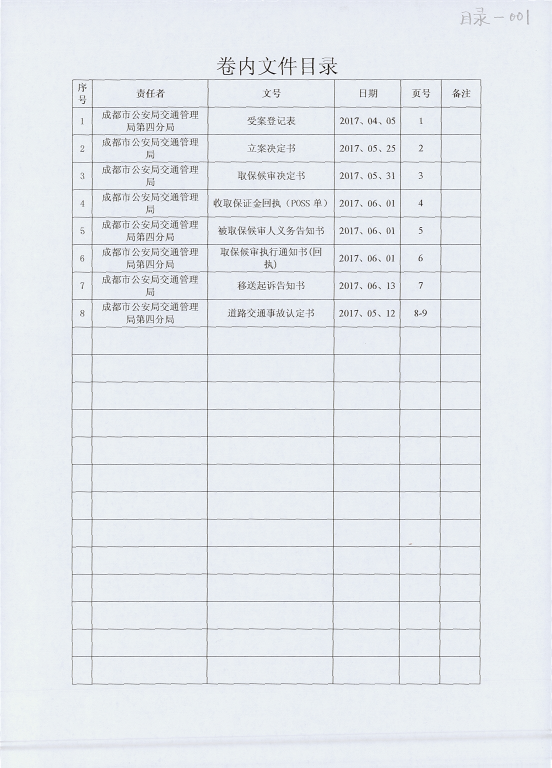
#> input picture data/8.jpg, 1656 x 2303 px (shown at 1/3 size); its folder holds 5 pictures in this run
$ python cell.py   (older library calls are emulated)
#> lines starting #> are read from the running program, lines starting #| are printed output that depends on the picture; after the words box and inside, x2 and y2 are one past the last pixel; in counts of white or black regions, pixels touching at a corner belong together
import os
from operator import itemgetter
from functools import cmp_to_key, reduce
import cv2
import numpy as np
import xlsxwriter
from ocr_util import *
from PIL import Image
import pytesseract


W_TOLERANCE_PIXELS=5
H_TOLERANCE_PIXELS=5
MIN_CELL_AREA=1000
MIN_CELL_RESPECT_RATIO=0.05
cv2.namedWindow('img', cv2.WINDOW_NORMAL)


def is_overlay_point(x1,y1,x2,y2):

    return (x1-x2)*(x1-x2)+(y1-y2)*(y1-y2) <W_TOLERANCE_PIXELS*H_TOLERANCE_PIXELS*4

def find_overlay_point(x,y,points):
    for point in points:
        if is_overlay_point(x,y,point[0],point[1]):
            return point
def cmp_rect(r1):
    assert len(r1)==4
    x1, y1,w,h=r1


    return x1*x1+y1*y1


def rotate_bound(image, angle):
    rows, cols = image.shape[:2]

    M = cv2.getRotationMatrix2D((cols/2,rows/2),angle,1)
    dst = cv2.warpAffine(image, M, (cols, rows),borderMode=cv2.BORDER_REFLECT)
    return dst

def box_extraction(img_for_box_extraction_path):
#> called with img_for_box_extraction_path = './data/8.jpg'
    img = cv2.imread(img_for_box_extraction_path, 0)  # Read the image
#> img: shape (2303, 1656); min 0, max 255, mean 232.3
    if  img is None:
        return
    (thresh, img_bin) = cv2.threshold(img, 128, 255,
                                      cv2.THRESH_OTSU | cv2.THRESH_BINARY_INV)  # Thresholding the image
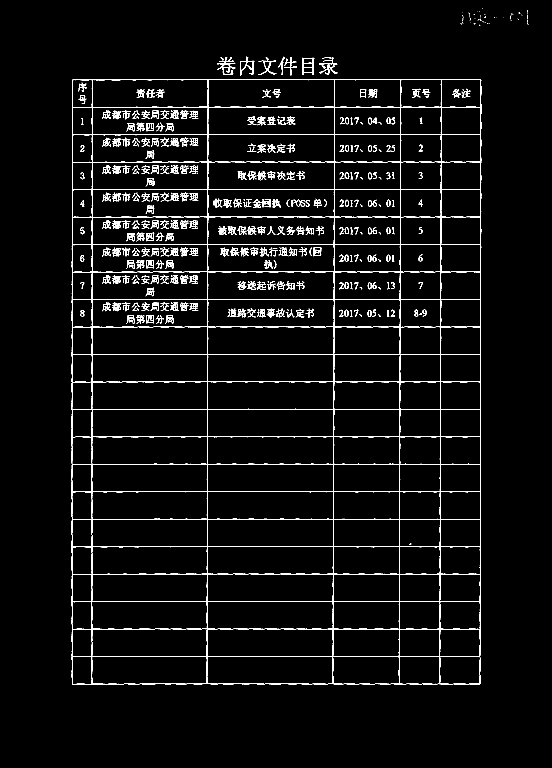
#> img_bin: shape (2303, 1656) (shown at 1/3 size); 3.1% white in thin lines or dots, all inside (x1, y1, x2, y2) = (214, 25, 1586, 2054)
#> thresh = 168

    # cv2.imshow("img", img_bin);cv2.waitKey()

    #纠正倾斜
    # lines
    lines = cv2.HoughLinesP(img_bin, rho=1, theta=np.pi / 360, threshold=500,minLineLength=500,maxLineGap=5)
#> lines = 37 rows, first 6: [276, 1432, 276, 239], [216, 2052, 216, 601], [275, 2052, 275, 1236], [622, 1750, 622, 807], [217, 898, 1441, 898], [1441, 1633, 1441, 853]

    # [6 lines of commented-out code are left out]

    angle_sum=0
    num=0
    for line in lines:
        x_start, y_start, x_end, y_end = line[0]
        if(x_end-x_start==0):
            continue
        k=(y_end-y_start)/(x_end-x_start)
        if (k>1 or k < -1):
            angle_sum+=np.arctan(k)*(180/np.pi)
            num+=1
#> this loop made 37 passes
#> (x_start, y_start, x_end, y_end) on passes 1 to 12: (276, 1432, 276, 239), (216, 2052, 216, 601), (275, 2052, 275, 1236), (622, 1750, 622, 807), (217, 898, 1441, 898), (1441, 1633, 1441, 853), (270, 733, 1442, 733), (217, 1969, 1439, 1969), (215, 1063, 1442, 1063), (896, 1640, 1440, 1640), (226, 1310, 1440, 1310), (362, 321, 1443, 321)
#> after the loop, angle_sum = 0; num = 0
    rotated_img=img
    if num!=0:
        angle_avg=angle_sum/num
        sign=1 if angle_avg>0 else -1
        angle=sign*(abs(angle_avg)-90)
        rotated_img=rotate_bound(img,angle)
        print(f"rotate img {angle_avg} degree")

    # cv2.imshow('img',rotated_img);cv2.waitKey()

    (thresh, img_bin) = cv2.threshold(rotated_img, 128, 255,
                                      cv2.THRESH_OTSU | cv2.THRESH_BINARY_INV)  # Thresholding the image

    cv2.imshow('img',img_bin);cv2.waitKey()

    # Defining a kernel length
    w_kernel_length = np.array(rotated_img).shape[1] // 30
#> w_kernel_length = 55
    h_kernel_length = np.array(rotated_img).shape[0] // 30
#> h_kernel_length = 76

    # A verticle kernel of (1 X kernel_length), which will detect all the verticle lines from the image.
    verticle_kernel = cv2.getStructuringElement(cv2.MORPH_RECT, (1, h_kernel_length))
#> verticle_kernel = 76 values from 1 to 1
    # A horizontal kernel of (kernel_length X 1), which will help to detect all the horizontal line from the image.
    hori_kernel = cv2.getStructuringElement(cv2.MORPH_RECT, (w_kernel_length, 1))
    # A kernel of (3 X 3) ones.
    kernel = cv2.getStructuringElement(cv2.MORPH_RECT, (3, 3))


    # Morphological operation to detect verticle lines from an image
    img_temp1 = cv2.erode(img_bin.copy(), verticle_kernel, iterations=1)
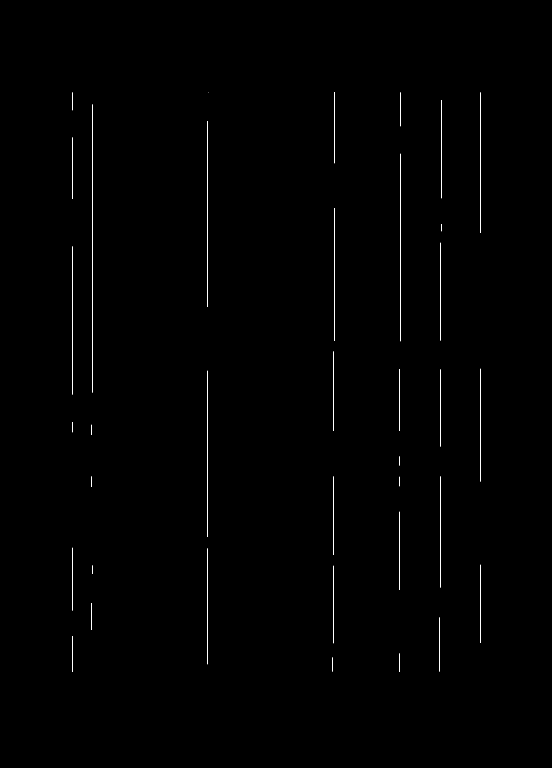
#> img_temp1: shape (2303, 1656) (shown at 1/3 size); 0.22% white in thin lines or dots, all inside (x1, y1, x2, y2) = (216, 276, 1443, 2016)
    verticle_lines_img = cv2.dilate(img_temp1, verticle_kernel, iterations=1)
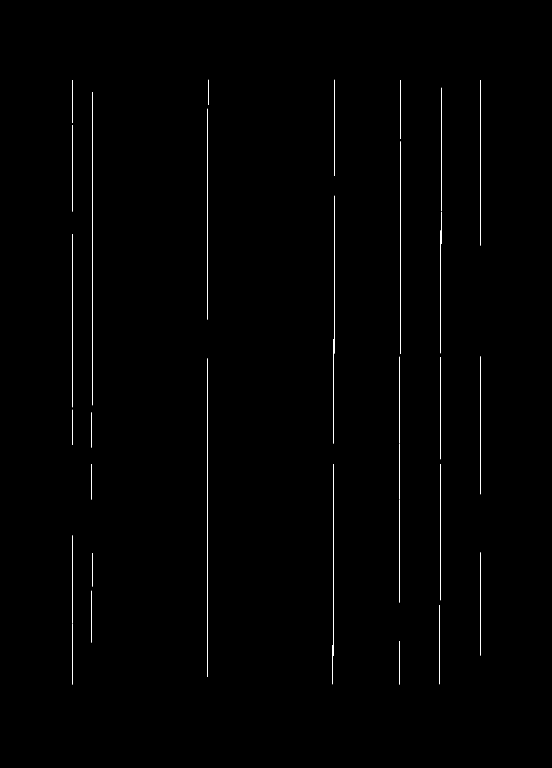
#> verticle_lines_img: shape (2303, 1656) (shown at 1/3 size); 0.29% white in thin lines or dots, all inside (x1, y1, x2, y2) = (216, 239, 1443, 2054)
    cv2.imshow("img", verticle_lines_img);cv2.waitKey()

    # Morphological operation to detect horizontal lines from an image
    img_temp2 = cv2.erode(img_bin.copy(), hori_kernel, iterations=1)
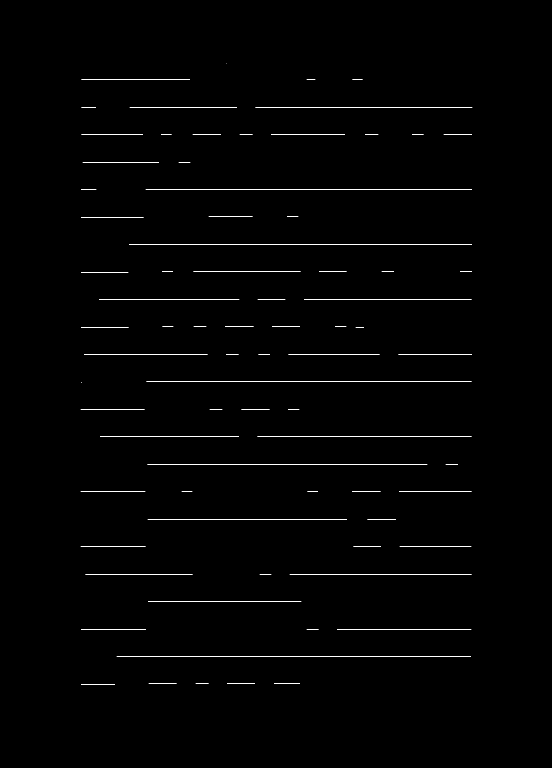
#> img_temp2: shape (2303, 1656) (shown at 1/3 size); 0.43% white in thin lines or dots, all inside (x1, y1, x2, y2) = (242, 191, 1417, 2053)
    horizontal_lines_img = cv2.dilate(img_temp2, hori_kernel, iterations=1)
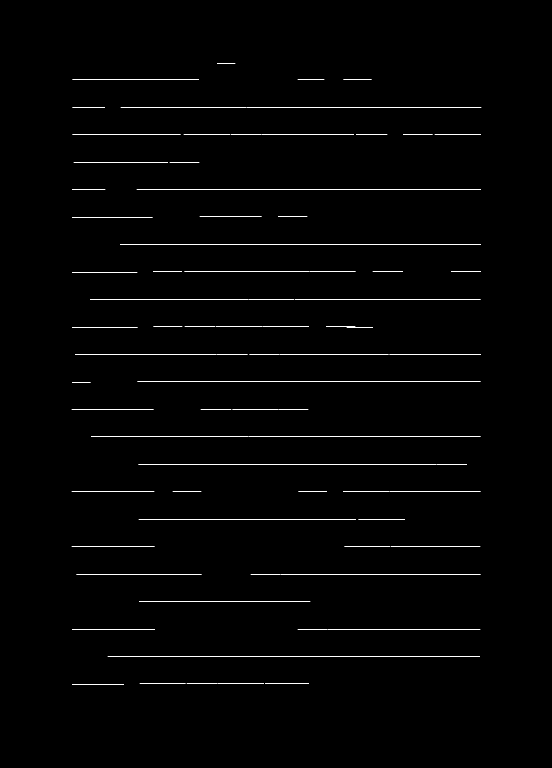
#> horizontal_lines_img: shape (2303, 1656) (shown at 1/3 size); 0.54% white in thin lines or dots, all inside (x1, y1, x2, y2) = (215, 191, 1444, 2053)
    cv2.imshow("img", horizontal_lines_img);cv2.waitKey()

    img_final_bin = cv2.bitwise_or(verticle_lines_img, horizontal_lines_img)
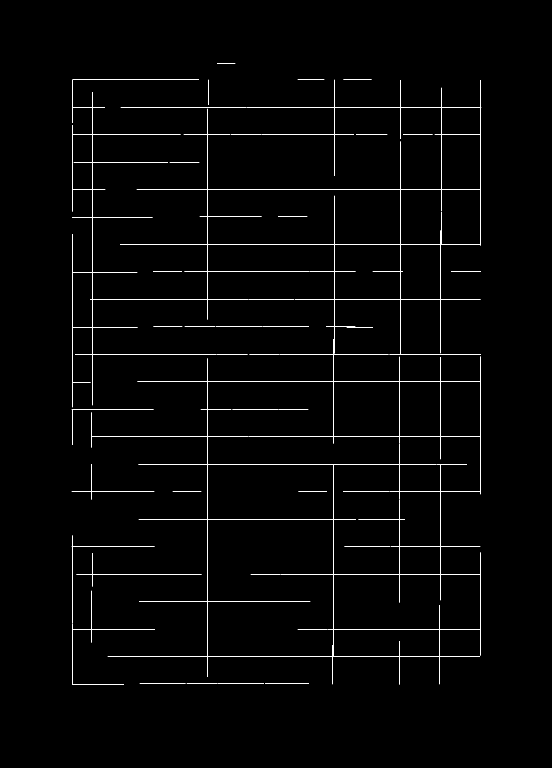
#> img_final_bin: shape (2303, 1656) (shown at 1/3 size); 0.83% white in thin lines or dots, all inside (x1, y1, x2, y2) = (215, 191, 1444, 2054)
    cv2.imshow("img", img_final_bin);cv2.waitKey()


    # # Bold table edges
    # img_bin = cv2.dilate(img_bin, kernel)
    # cv2.imshow("img", img_bin);cv2.waitKey()

    # joining points
    # joining_points_img=cv2.bitwise_and(verticle_lines_img, horizontal_lines_img)

    # cv2.imshow("img", joining_points_img);cv2.waitKey()


    # Find contours for image, which will detect all the tables
    im2, contours, hierarchy = cv2.findContours(
        img_final_bin, cv2.RETR_EXTERNAL, cv2.CHAIN_APPROX_NONE)
#> contours = 30 contours, 29 with area under 20; largest, box (x1, y1, x2, y2) and area: (216, 239, 1444, 2054) 872268

    tabs=[]
    for c in contours:
        tab_cell_info = []
        area_rate = cv2.contourArea(c) / (rotated_img.shape[0] * rotated_img.shape[1])
        # print(f"area: {area_rate}")
        # pass small tables
        if area_rate > 0.1:
            cnt_ploy = cv2.approxPolyDP(c, 10, True)
            x, y, w, h = cv2.boundingRect(cnt_ploy)
            img_tab_bin = img_final_bin[y:y + h, x:x + w]
            # cv2.imshow("img", img_tab_bin);
            # cv2.waitKey()


            # find cell
            cell_info = []
            im2, cnts_cell, hierarchy = cv2.findContours(img_tab_bin, cv2.RETR_TREE, cv2.CHAIN_APPROX_SIMPLE,
                                                         offset=(x, y))

            if not cnts_cell:
                continue
            hierarchy=hierarchy[0]


            for index, cell in enumerate(cnts_cell):
                # print(hierarchy[index])
                # print(cv2.contourArea(cell))
                #
                img_cp = rotated_img.copy()
                cv2.drawContours(img_cp, [cell], -1, 0, thickness=5)
                cv2.imshow("img", img_cp)
                cv2.waitKey()
                # 验证继承关系
                if hierarchy[index][3] != 0:
                    print(f"fliter  {index}  hierarchy {hierarchy[index][3]} ")
                    continue
                if cv2.contourArea(cell)<MIN_CELL_AREA:
                    print(f"fliter  {index}  contourArea {cv2.contourArea(cell)} ")
                    continue
                x, y, w, h = cv2.boundingRect(cell)
                if min(w,h)/max(w,h)<MIN_CELL_RESPECT_RATIO:
                    print(f"fliter  {index}  ratio {min(w,h)} / {max(w,h)}  ")
                    continue


                if abs(cv2.contourArea(cell)-w*h)>(2*w*W_TOLERANCE_PIXELS+2*h*H_TOLERANCE_PIXELS):
                    print(f"fliter  {index}  abs area ratio  {abs(cv2.contourArea(cell)-w*h)}  ")
                    continue
                cell_info.append((x, y, w, h))


            #合并单元格
            #find all joints
            if not cell_info:
                continue
            joints = []
            for cell in cell_info:
                x, y, w, h=cell

                joints.append((x, y))
                joints.append((x+w, y))
                joints.append((x, y+h))
                joints.append((x+w, y+h))

            # [5 lines of commented-out code are left out]
            round_x_points = []
            x_projection_joints = sorted(joints, key=itemgetter(0))
            near_x_points = [x_projection_joints[0]]
            for i in range(1, len(x_projection_joints)):
                w = x_projection_joints[i][0] - x_projection_joints[i - 1][0]
                if w > W_TOLERANCE_PIXELS * 2:
                    round_x_points.append(near_x_points)
                    near_x_points = [x_projection_joints[i]]
                else:
                    near_x_points.append(x_projection_joints[i])
            round_x_points.append(near_x_points)
            # 在X方向投影连接点
            round_y_points = []
            y_projection_joints = sorted(joints, key=itemgetter(1))
            near_y_points = [y_projection_joints[0]]
            for i in range(1, len(y_projection_joints)):
                h = y_projection_joints[i][1] - y_projection_joints[i - 1][1]
                if h > H_TOLERANCE_PIXELS * 2:
                    round_y_points.append(near_y_points)
                    near_y_points = [y_projection_joints[i]]
                else:
                    near_y_points.append(y_projection_joints[i])
            round_y_points.append(near_y_points)
            #近似化提取表格框架信息
            avg_spilt_xs=[]
            for near_round_x_points in round_x_points:
                sum=reduce(lambda s,p2:s+p2[0],near_round_x_points,0)
                avg_spilt_x=np.around(sum/len(near_round_x_points))
                avg_spilt_xs.append(avg_spilt_x)

            avg_spilt_ys=[]
            for near_round_y_points in round_y_points:
                sum=reduce(lambda s,p2:s+p2[1],near_round_y_points,0)
                avg_spilt_y=np.around(sum/len(near_round_y_points))
                avg_spilt_ys.append(avg_spilt_y)

            round_cell_joints=[]
            for xstart,x_axis in enumerate(avg_spilt_xs):
                for ystart,y_axis in enumerate(avg_spilt_ys):
                    round_cell_joints .append((x_axis,y_axis,xstart+1,ystart+1))

            # 确定单元格的起始信息
            print(f"tables : {len(avg_spilt_xs)-1} x {len(avg_spilt_ys)-1}")

            for cell in cell_info:

                # [7 lines of commented-out code are left out]


                x,y,w,h =cell
                top_left=find_overlay_point(x,y,round_cell_joints)
                top_right=find_overlay_point(x+w,y,round_cell_joints)
                bottom_left=find_overlay_point(x,y+h,round_cell_joints)
                bottom_right=find_overlay_point(x+w,y+h,round_cell_joints)

                if top_left and top_right and bottom_left and bottom_right:
                    _,_,xsc,ysc=top_left
                    _,_,xec,yec=bottom_right
                    if xec==top_right[2] and ysc==top_right[3] and xsc==bottom_left[2] and yec==bottom_left[3]:
                        tab_cell_info.append((x,y,w,h,xsc,ysc,xec-1,yec-1))
                    else:
                        print(f"fliter  {cell} : four joints not overlay")
                else:
                    print(f"fliter {cell}: can't find four joints")


            # [10 lines of commented-out code are left out]

        if  tab_cell_info:
            tabs.append(tab_cell_info)
#> this loop made 30 passes
#> area_rate on passes 5, 6, 7, 9, 10: 1.05e-06, 5.24e-07, 5.24e-07, 5.24e-07, 2.62e-07
#> (printed output is left out)
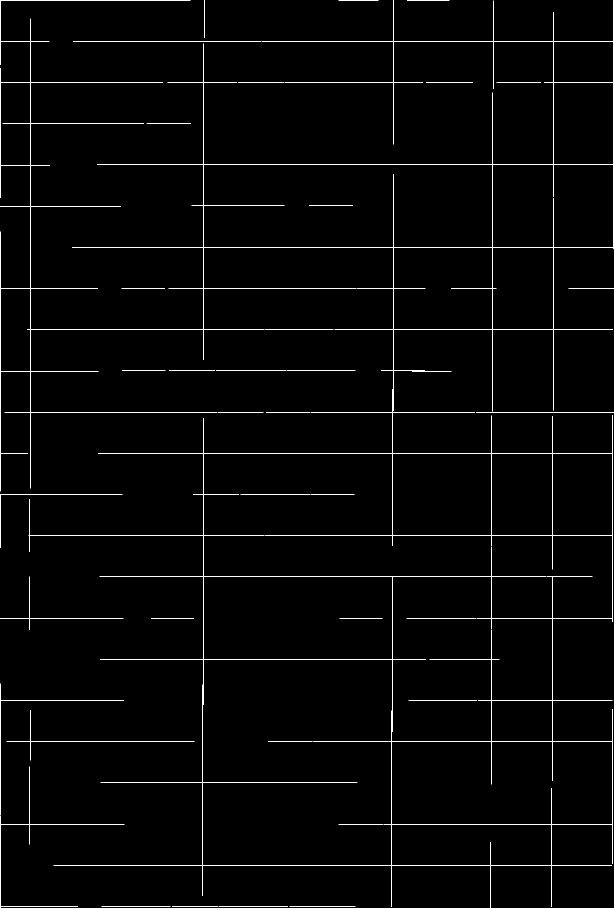
#> img_tab_bin: shape (1815, 1227) (shown at 1/2 size); 1.4% white in thin lines or dots
#> after the loop, tabs = []
    return rotated_img,tabs


def img_to_tab(rotated_img,tabs_info):
    tabs=[]
    for tab_cell_info in tabs_info:
        tab = []
        for cell in tab_cell_info:
            x, y, w, h, xsc, ysc, xec, yec = cell
            chars_cell_img=rotated_img[y:y+h,x:x+w]
            ret=ali_ocr(chars_cell_img)
            if not ret:
                # cv2.imshow("img", chars_cell_img);cv2.waitKey()
                ret=tesseract_ocr(chars_cell_img)
            # print(ret)
            cell_info={'xsc':xsc,
                       'ysc': ysc,
                       'xec': xec,
                       'yec': yec,
                       'word': ret,
                       }
            tab.append(cell_info)
        tabs.append(tab)
    return tabs

def write_xlsx(path,tabs):
    with  xlsxwriter.Workbook(path) as workbook:
        for tab_id,tab in enumerate(tabs):
            worksheet = workbook.add_worksheet(str(tab_id))
            for cell in tab:
                xsc = cell["xsc"]-1
                xec = cell["xec"]-1
                ysc = cell["ysc"]-1
                yec = cell["yec"]-1
                if (xsc < 0 or xec < 0 or ysc < 0 or yec < 0):
                    continue
                word = cell["word"]
                # 行列需要合并
                if (xsc < xec or ysc < yec):
                    worksheet.merge_range(ysc, xsc, yec, xec, word)
                else:
                    worksheet.write(ysc, xsc, word)
if __name__ == '__main__':
    dataset='./data'
    for name in os.listdir(dataset)[:]:
        name='8.jpg'
        print(name)
        jpg_path=os.path.join(dataset, name)
        # jpg_path='/home/ubuntu/PycharmProjects/extract_tables_by_hough/data/4.jpg'
        rotated_img,tabs_info=box_extraction(jpg_path)
#> tabs_info = []
        tabs=img_to_tab(rotated_img,tabs_info)
#> tabs = []
        write_xlsx(f'./xlsx/{name}.xlsx',tabs)
        break
